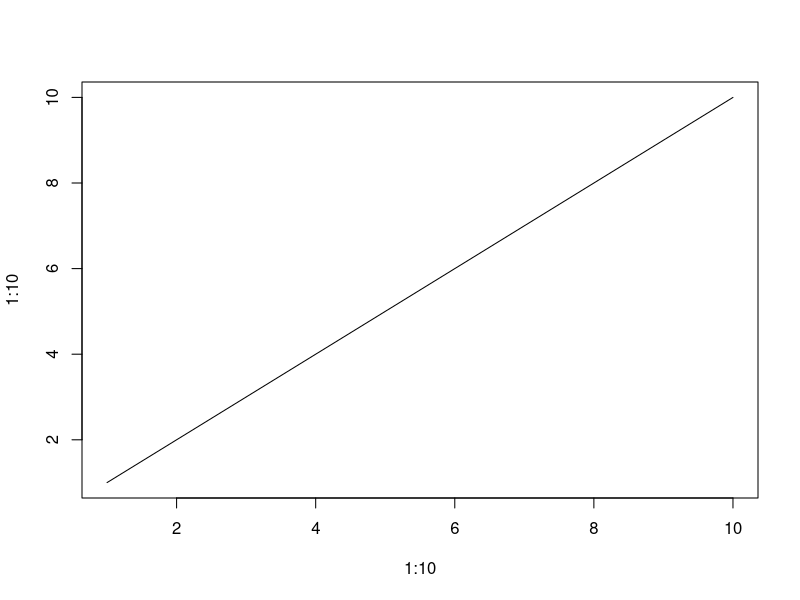
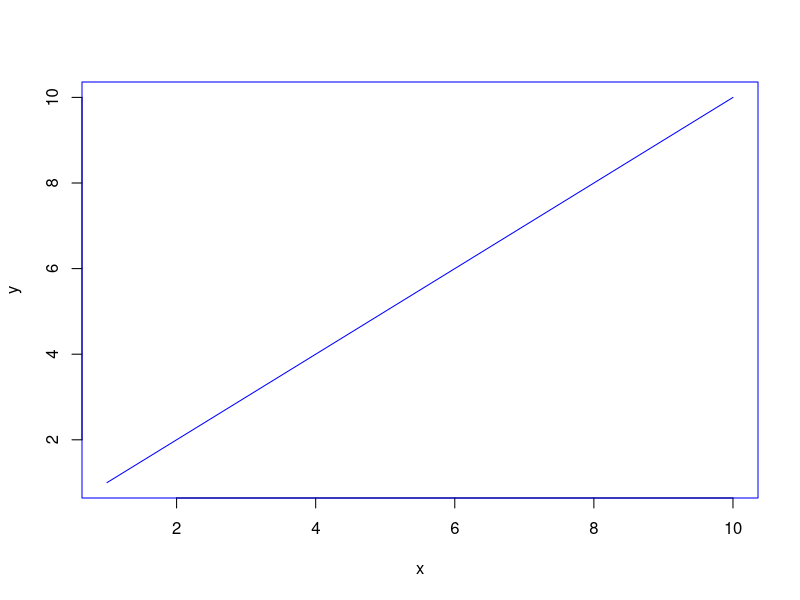
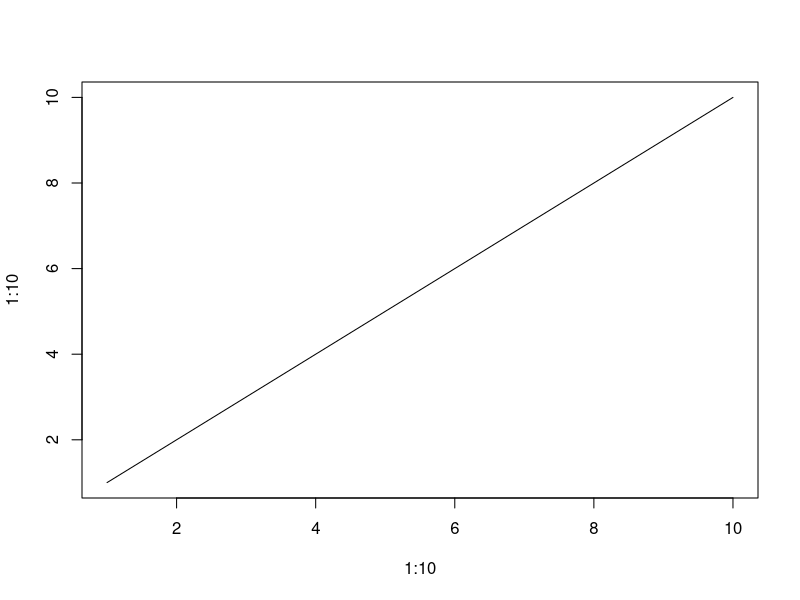

The R script that drew these images, in order:
## ---- chunk 1
my_blue_plot <- function(x, y, ...) {
  old_col <- par(col = "blue")
  # the col argument from par will be restored with on.exit() after the function
  # call
  on.exit(par(old_col))
  plot(x, y, ...)
}
plot(1:10, 1:10, type = "l")
my_blue_plot(1:10, 1:10, type = "l")
plot(1:10, 1:10, type = "l")
## ---- chunk 2
# function opens an pdf window, tries to plot the given arguments and closes the
# window again. additional pdf arguments are possible and should be given as a
# named list
open_pdf_gr_device <- function(..., pdf_args = NULL) {
  if (is.null(pdf_args)) {
    pdf()
  } else {
    do.call(pdf, pdf_args)
  }
  try(plot(...))
  dev.off()
}
